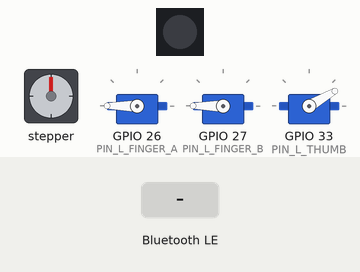
This sketch was run on a simulated ESP32. Parts: stepper motor, 3 × servo, 1 RGB LEDs in strip order, left to right. Wiring (inferred from the names in the program): stepper motor (2048 steps per turn assumed): coils GPIO 19, GPIO 18, GPIO 5, GPIO 4. Inputs (shaded band) come from the test bench. Dim RGB values are drawn brighter than linear; nothing arrives over Bluetooth unless stated; a phone connects over Bluetooth LE 3 s after start; what the sketch prints to the serial monitor is not drawn.

Above: at 3.1 s.
At 15.7 s:
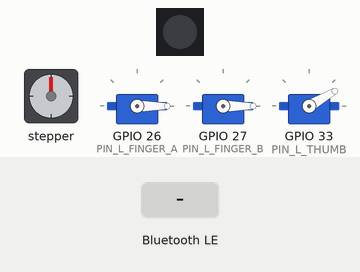
15.8 s: Bluetooth LE write "P13" received
18.8 s: Bluetooth LE write "0" received
At 19.2 s:
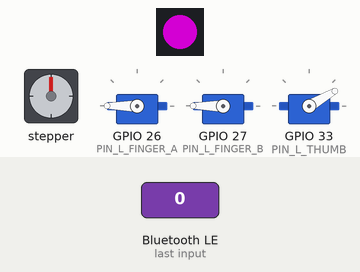
20.3 s: Bluetooth LE write "W" received
Timing chart, 0 to 23.3 s (numbered marks = the images above; inputs shaded):
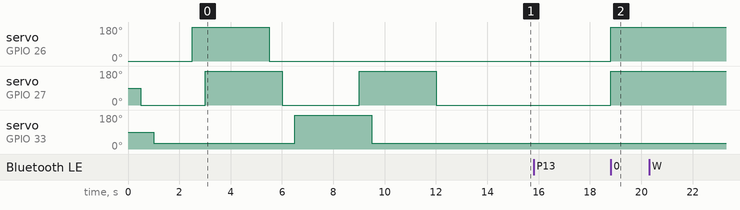

The sketch:

ESP32_RPS_L.ino
```cpp
/**
 * ESP32_RPS_L.ino
 * Rock-Paper-Scissors-Minus-One (RPS-1) — ESP32 Firmware
 * MSE 3302B | Western University
 *
 * Receives hand-position commands from the laptop over BLE (Nordic UART
 * Service) and drives servos for finger/thumb gestures and a stepper motor
 * for arm withdrawal.
 *
 * ── Communication Protocol ───────────────────────────────────────────────────
 *   Gesture packet:   P[L][R]
 *     '0' → Withdrawn   '1' → Rock   '2' → Paper   '3' → Scissors
 *     Example: "P13" → Left: Rock, Right: Scissors
 *
 *   Withdraw packet:  W[D]
 *     '1' → Withdraw arm (rotate stepper to out-of-play position)
 *     '0' → Return arm   (rotate stepper back to playing position)
 *     Example: "W1" → Withdraw this arm
 *              "W0" → Return this arm to playing position
 *
 * ── Servo Architecture ───────────────────────────────────────────────────────
 *     FINGER A servo — Index + Middle fingers
 *     FINGER B servo — Ring  + Pinky  fingers
 *     THUMB servo    — Thumb
 *
 *   Gesture mapping:
 *     '0' Withdrawn → fingers open  (180°), thumb tucked   (180°)
 *     '1' Rock      → fingers closed  (0°), thumb tucked   (180°)
 *     '2' Paper     → fingers open  (180°), thumb extended   (0°)
 *     '3' Scissors  → index+middle open (180°), ring+pinky closed (0°), thumb tucked (180°)
 *
 * ── Stepper Architecture ─────────────────────────────────────────────────────
 *   28BYJ-48 stepper via ULN2003 driver board.
 *   Sits completely idle until a W1 or W0 command is received.
 *   ULN2003 IN1 → GPIO 19
 *   ULN2003 IN2 → GPIO 18
 *   ULN2003 IN3 → GPIO  5
 *   ULN2003 IN4 → GPIO  4
 *
 *   WITHDRAW_STEPS controls how far the arm rotates:
 *     512  steps = quarter turn  (90°)
 *     1024 steps = half turn    (180°)
 *     2048 steps = full turn    (360°)
 *
 * ── GPIO Mapping ─────────────────────────────────────────────────────────────
 *               LEFT HAND      RIGHT HAND
 *   Finger A     GPIO 14        GPIO 26
 *   Finger B     GPIO 13        GPIO 25
 *   Thumb        GPIO 27        GPIO 33
 *   Stepper      IN1=19, IN2=18, IN3=5, IN4=4
 *
 * ── BLE Device Names ─────────────────────────────────────────────────────────
 *   Right arm board: #define DEVICE_NAME "RPS-ESP32-R"
 *   Left  arm board: #define DEVICE_NAME "RPS-ESP32-L"
 *   Change this before uploading to each board.
 *
 * ── Dependencies ─────────────────────────────────────────────────────────────
 *   Install via Arduino Library Manager:
 *     • "Adafruit NeoPixel"   by Adafruit
 *     • "ESP32Servo"          by Kevin Harrington
 *     • ESP32 Arduino core    (Board Manager → esp32 by Espressif)
 */

#include <BLEDevice.h>
#include <BLEServer.h>
#include <BLEUtils.h>
#include <BLE2902.h>
#include <Adafruit_NeoPixel.h>
#include <ESP32Servo.h>


// ── Pin / LED configuration ──────────────────────────────────────────────────
#define LED_PIN        21
#define LED_COUNT       1
#define LED_BRIGHTNESS 255


// ── Servo GPIO assignments ────────────────────────────────────────────────────
#define PIN_R_FINGER_A  26    // Right: Index + Middle
#define PIN_R_FINGER_B  25    // Right: Ring  + Pinky
#define PIN_R_THUMB     33    // Right: Thumb

#define PIN_L_FINGER_A  26    // Left: Index + Middle  (not connected yet)
#define PIN_L_FINGER_B  27    // Left: Ring  + Pinky   (not connected yet)
#define PIN_L_THUMB     33    // Left: Thumb            (not connected yet)


// ── Stepper GPIO assignments ──────────────────────────────────────────────────
#define STEPPER_IN1     19
#define STEPPER_IN2     18
#define STEPPER_IN3      5
#define STEPPER_IN4      4


// ── Servo angle constants ─────────────────────────────────────────────────────
#define FINGER_OPEN    180    // String pulled — fingers extended
#define FINGER_CLOSED    0    // String slack  — fingers curl

#define THUMB_TUCKED   150    // Thumb closed
#define THUMB_EXTENDED   0    // Thumb open

#define MOVE_DELAY_MS  500    // ms to wait between each servo movement


// ── Stepper constants ─────────────────────────────────────────────────────────
// Start with 512 (quarter turn) and increase until arm clears play area
#define WITHDRAW_STEPS  1500   // !! tune this value to your mechanism !!
#define STEP_DELAY_US  1200   // microseconds between steps (min ~900)


// ── BLE UUIDs — Nordic UART Service ──────────────────────────────────────────
#define NUS_SERVICE_UUID  "6e400001-b5a3-f393-e0a9-e50e24dcca9e"
#define NUS_RX_CHAR_UUID  "6e400002-b5a3-f393-e0a9-e50e24dcca9e"
#define NUS_TX_CHAR_UUID  "6e400003-b5a3-f393-e0a9-e50e24dcca9e"

// !! CHANGE THIS before uploading to each board !!
// Right arm: "RPS-ESP32-R"
// Left  arm: "RPS-ESP32-L"
#define DEVICE_NAME "RPS-ESP32-L"

#define HAND_VALUE 125


// ── Global objects ────────────────────────────────────────────────────────────
Adafruit_NeoPixel strip(LED_COUNT, LED_PIN, NEO_GRB + NEO_KHZ800);

Servo rightFingerA, rightFingerB, rightThumb;
Servo leftFingerA,  leftFingerB,  leftThumb;

BLEServer*          pServer         = nullptr;
BLECharacteristic*  pTxChar         = nullptr;
bool                deviceConnected = false;


// ── Stepper half-step sequence ────────────────────────────────────────────────
const int stepSequence[8][4] = {
  {1, 0, 0, 0},
  {1, 1, 0, 0},
  {0, 1, 0, 0},
  {0, 1, 1, 0},
  {0, 0, 1, 0},
  {0, 0, 1, 1},
  {0, 0, 0, 1},
  {1, 0, 0, 1}
};

int stepIndex = 0;


// ── stepMotor() — advance stepper one step in given direction ─────────────────
void stepMotor(int direction) {
  stepIndex = (stepIndex + direction + 8) % 8;
  digitalWrite(STEPPER_IN1, stepSequence[stepIndex][0]);
  digitalWrite(STEPPER_IN2, stepSequence[stepIndex][1]);
  digitalWrite(STEPPER_IN3, stepSequence[stepIndex][2]);
  digitalWrite(STEPPER_IN4, stepSequence[stepIndex][3]);
  delayMicroseconds(STEP_DELAY_US);
}


// ── stepperOff() — cut power to all stepper coils ────────────────────────────
void stepperOff() {
  digitalWrite(STEPPER_IN1, LOW);
  digitalWrite(STEPPER_IN2, LOW);
  digitalWrite(STEPPER_IN3, LOW);
  digitalWrite(STEPPER_IN4, LOW);
}


// ── withdraw() — rotate stepper to withdraw or return the arm ─────────────────
void withdraw(bool out) {
  int direction = out ? -1 : 1;
  Serial.printf("[STEPPER] %s arm — %d steps\n",
                out ? "Withdrawing" : "Returning", WITHDRAW_STEPS);
  for (int i = 0; i < WITHDRAW_STEPS; i++) {
    stepMotor(direction);
  }
  stepperOff();
  Serial.println("[STEPPER] Done.");
}


// ── signName() ────────────────────────────────────────────────────────────────
static const char* signName(char sign) {
  switch (sign) {
    case '0': return "Withdrawn";
    case '1': return "Rock";
    case '2': return "Paper";
    case '3': return "Scissors";
    default:  return "Unknown";
  }
}


// ── moveHand() ────────────────────────────────────────────────────────────────
static void moveHand(Servo& fingerA, Servo& fingerB, Servo& thumb, char sign) {
  int targetFingerA, targetFingerB, targetThumb;

  switch (sign) {
    case '0':
      targetFingerA = FINGER_OPEN;
      targetFingerB = FINGER_OPEN;
      targetThumb   = THUMB_TUCKED;
      break;
    case '1':
      targetFingerA = FINGER_CLOSED;
      targetFingerB = FINGER_CLOSED;
      targetThumb   = THUMB_TUCKED;
      break;
    case '2':
      targetFingerA = FINGER_OPEN;
      targetFingerB = FINGER_OPEN;
      targetThumb   = THUMB_EXTENDED;
      break;
    case '3':
      targetFingerA = FINGER_OPEN;
      targetFingerB = FINGER_CLOSED;
      targetThumb   = THUMB_TUCKED;
      break;
    default:
      Serial.printf("[SERVO] Unknown sign '%c' — no movement.\n", sign);
      return;
  }

  fingerA.write(180 - targetFingerA);
  delay(MOVE_DELAY_MS);
  fingerB.write(180 - targetFingerB);
  delay(MOVE_DELAY_MS);
  thumb.write(180 - targetThumb);
  delay(MOVE_DELAY_MS);
}


// ── play() ───────────────────────────────────────────────────────────────────
void play(int hand, char sign) {
  Serial.printf("[SERVO] Hand=%s  Gesture=%s\n",
                hand == 0 ? "LEFT" : "RIGHT", signName(sign));
  if (hand == 0) {
    moveHand(leftFingerA,  leftFingerB,  leftThumb,  sign);
  } else {
    moveHand(rightFingerA, rightFingerB, rightThumb, sign);
  }
}


// ── applyLED() ───────────────────────────────────────────────────────────────
void applyLED(char leftSign, char rightSign) {
  int r = 0, g = 0, b = 0;
  auto addHand = [&](char sign) {
    switch (sign) {
      case '1': r += HAND_VALUE; break;
      case '2': g += HAND_VALUE; break;
      case '3': b += HAND_VALUE; break;
      case '0': break;
      default:  Serial.printf("[LED] Unknown sign '%c'\n", sign); break;
    }
  };
  addHand(leftSign);
  addHand(rightSign);
  r = constrain(r, 0, 255);
  g = constrain(g, 0, 255);
  b = constrain(b, 0, 255);
  strip.setPixelColor(0, strip.Color(r, g, b));
  strip.show();
  Serial.printf("[LED] L='%c' R='%c'  →  RGB(%d, %d, %d)\n",
                leftSign, rightSign, r, g, b);
}


// ── BLE Server Callbacks ──────────────────────────────────────────────────────
class ServerCallbacks : public BLEServerCallbacks {
  void onConnect(BLEServer* pServer) override {
    deviceConnected = true;
    Serial.println("[BLE] Client connected.");
  }
  void onDisconnect(BLEServer* pServer) override {
    deviceConnected = false;
    Serial.println("[BLE] Client disconnected — restarting advertising.");
    pServer->startAdvertising();
  }
};


// ── BLE RX Characteristic Callbacks ──────────────────────────────────────────
class RxCallbacks : public BLECharacteristicCallbacks {
  void onWrite(BLECharacteristic* pChar) override {
    String raw = pChar->getValue();
    Serial.printf("[BLE ←] raw: \"%s\" (%d bytes)\n",
                  raw.c_str(), (int)raw.length());

    // ── Withdraw packet: W[D] ─────────────────────────────────────────────
    if (raw.length() >= 2 && raw[0] == 'W') {
      if (raw[1] == '1') {
        withdraw(true);
      } else if (raw[1] == '0') {
        withdraw(false);
      } else {
        Serial.println("[BLE] Invalid withdraw command. Expected W1 or W0.");
      }
      return;
    }

    // ── Gesture packet: P[L][R] ───────────────────────────────────────────
    if (raw.length() < 3 || raw[0] != 'P') {
      Serial.println("[BLE] Invalid packet — expected P[L][R] or W[D]. Ignoring.");
      return;
    }

    char leftSign  = raw[1];
    char rightSign = raw[2];

    if (leftSign  < '0' || leftSign  > '3' ||
        rightSign < '0' || rightSign > '3') {
      Serial.println("[BLE] Invalid gesture codes. Expected '0'-'3'. Ignoring.");
      return;
    }

    play(0, leftSign);
    play(1, rightSign);
    applyLED(leftSign, rightSign);
  }
};


// ── setup() ──────────────────────────────────────────────────────────────────
void setup() {
  Serial.begin(115200);
  Serial.println("\n[RPS-1] ESP32 firmware starting...");

  // ── Stepper pin init ──────────────────────────────────────────────────────
  pinMode(STEPPER_IN1, OUTPUT);
  pinMode(STEPPER_IN2, OUTPUT);
  pinMode(STEPPER_IN3, OUTPUT);
  pinMode(STEPPER_IN4, OUTPUT);
  stepperOff();
  Serial.println("[STEPPER] Pins initialised — motor idle.");

  // ── Servo init ────────────────────────────────────────────────────────────
  ESP32PWM::allocateTimer(0);
  ESP32PWM::allocateTimer(1);
  ESP32PWM::allocateTimer(2);
  ESP32PWM::allocateTimer(3);

  leftFingerA.setPeriodHertz(50); leftFingerA.attach(PIN_L_FINGER_A, 500, 2400);
  leftFingerB.setPeriodHertz(50); leftFingerB.attach(PIN_L_FINGER_B, 500, 2400);
  leftThumb  .setPeriodHertz(50); leftThumb  .attach(PIN_L_THUMB,    500, 2400);

  play(0, '0');
  Serial.println("[SERVO] Left hand homed to Withdrawn.");

  // ── Boot test sequence ────────────────────────────────────────────────────
  delay(1000);
  Serial.println("[TEST] Starting boot gesture sequence...");
  play(0, '1'); delay(1500);
  play(0, '2'); delay(1500);
  play(0, '3'); delay(1500);
  play(0, '0'); delay(1500);
  Serial.println("[TEST] Boot sequence complete.");

  // ── LED init ──────────────────────────────────────────────────────────────
  strip.begin();
  strip.setBrightness(LED_BRIGHTNESS);
  strip.clear();
  strip.show();
  Serial.printf("[LED] NeoPixel initialised on GPIO %d\n", LED_PIN);

  // ── BLE init ──────────────────────────────────────────────────────────────
  BLEDevice::init(DEVICE_NAME);
  pServer = BLEDevice::createServer();
  pServer->setCallbacks(new ServerCallbacks());

  BLEService* pService = pServer->createService(NUS_SERVICE_UUID);

  BLECharacteristic* pRxChar = pService->createCharacteristic(
    NUS_RX_CHAR_UUID,
    BLECharacteristic::PROPERTY_WRITE | BLECharacteristic::PROPERTY_WRITE_NR
  );
  pRxChar->setCallbacks(new RxCallbacks());

  pTxChar = pService->createCharacteristic(
    NUS_TX_CHAR_UUID,
    BLECharacteristic::PROPERTY_NOTIFY
  );
  pTxChar->addDescriptor(new BLE2902());

  pService->start();

  BLEAdvertising* pAdv = BLEDevice::getAdvertising();
  pAdv->addServiceUUID(NUS_SERVICE_UUID);
  pAdv->setScanResponse(true);
  BLEDevice::startAdvertising();

  Serial.printf("[BLE] Advertising as \"%s\"\n", DEVICE_NAME);
  Serial.println("[RPS-1] Ready — waiting for BLE connection.");
}


// ── loop() ───────────────────────────────────────────────────────────────────
void loop() {
  delay(10);
}
```

Measured:
- after the input at 15.8 s, every drawn part: stays the same
- after the input at 20.3 s, every drawn part: stays the same
